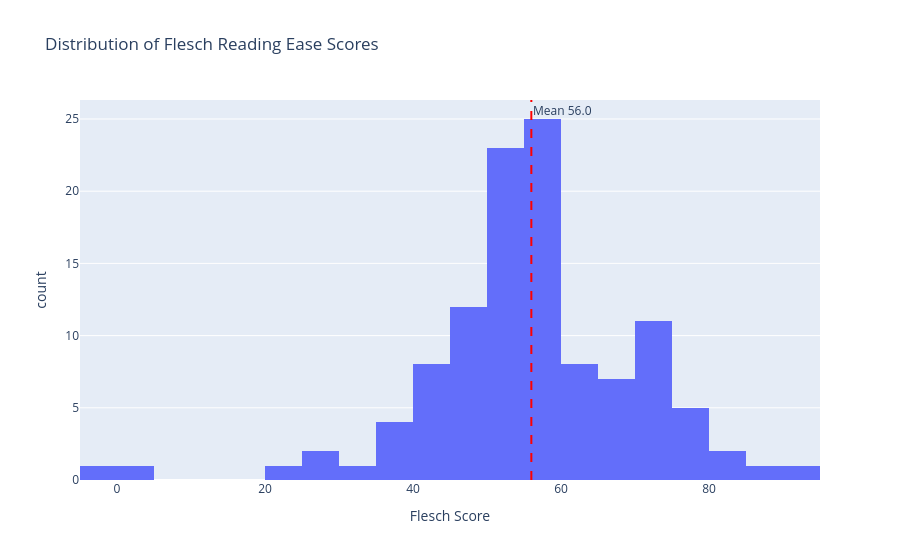

Notebook source saved alongside this figure:
### Markdown cell above
## Advanced A2 — Readability Analysis

### Code cell
import textstat

scores_series = sections['section_text'].fillna('').apply(textstat.flesch_reading_ease)
sections_with_scores = sections.copy()
sections_with_scores['readability'] = scores_series.values

print(f'Mean  Flesch score: {scores_series.mean():.2f}')
print(f'Scale: 90-100=Very Easy, 70-90=Easy, 60-70=Standard, 30-60=Difficult, 0-30=Very Difficult')
print()
print('5 easiest sections:')
easiest = sections_with_scores.nlargest(5,'readability')[['section_title','readability']]
display(easiest)
print()
print('5 hardest sections:')
hardest = sections_with_scores.nsmallest(5,'readability')[['section_title','readability']]
display(hardest)

# Histogram of all scores
fig = px.histogram(sections_with_scores, x='readability', nbins=20,
                   title='Distribution of Flesch Reading Ease Scores',
                   labels={'readability':'Flesch Score'})
fig.add_vline(x=scores_series.mean(), line_dash='dash', line_color='red',
              annotation_text=f'Mean {scores_series.mean():.1f}')
fig.show()

Image(str(CHARTS_DIR / 'readability_by_section.png'))

### Figure 1 — Plotly figure (JSON) as saved in the notebook; plotly's stock layout.template omitted (floating-point values rounded to 4 significant figures)
{"data": [{"bingroup": "x", "hovertemplate": "Flesch Score=%{x}<br>count=%{y}<extra></extra>", "legendgroup": "", "marker": {"color": "#636efa", "pattern": {"shape": ""}}, "name": "", "nbinsx": 20, "orientation": "v", "showlegend": false, "type": "histogram", "x": [55.6, 41.5, 33.52, 57.57, 42.64, 29.56, 42.25, 54.25, 46.98, 52.31, 49.14, 36.38, 59.62, 67.01, 68.29, 53.5, 63.27, 81.14, 72.96, 51.07, 48.07, 65.07, 48.91, 51.31, 52.47, 49.92, 58.45, 59.93, 73.78, 58.06, 74.01, 78.8, 81.69, 93.62, 72.47, 65.69, 60.7, 72.4, 54.01, 57.47, 72.29, 75.77, 57.79, 70.59, 58.45, 62.67, 26.58, 21.06, 68.3, 55.42, 48.44, 52.92, 46.95, 53.76, 63.29, 52.9, 73.39, 76.65, 69.06, 59.31, 52.93, 72.18, 42.71, 63.84, 53.04, 57.69, 76.81, 49.67, 77.27, 54.23, 58.73, 59.44, 47.04, 36.57, 52.69, 72.3, 59.78, 56.35, 53.21, 47.89, 57.24, 47.65, 60.52, 58.79, 58.81, 59.45, 42.02, 41.1, 45.37, 51.81, 56.15, 54.67, 51.37, 42.6, 55.76, 65.56, 53.29, 51.96, 53.71, 43.38, 60.2, 56.69, 52.62, 56.52, 56.83, 72.07, 36.31, 89.44, 54.14, 39.08, 61.02, -4.639, 0.0], "xaxis": "x", "yaxis": "y"}], "layout": {"annotations": [{"showarrow": false, "text": "Mean 56.0", "x": 55.99, "xanchor": "left", "xref": "x", "y": 1, "yanchor": "top", "yref": "y domain"}], "barmode": "relative", "legend": {"tracegroupgap": 0}, "shapes": [{"line": {"color": "red", "dash": "dash"}, "type": "line", "x0": 55.99, "x1": 55.99, "xref": "x", "y0": 0, "y1": 1, "yref": "y domain"}], "title": {"text": "Distribution of Flesch Reading Ease Scores"}, "xaxis": {"anchor": "y", "domain": [0, 1], "title": {"text": "Flesch Score"}}, "yaxis": {"anchor": "x", "domain": [0, 1], "title": {"text": "count"}}}}
